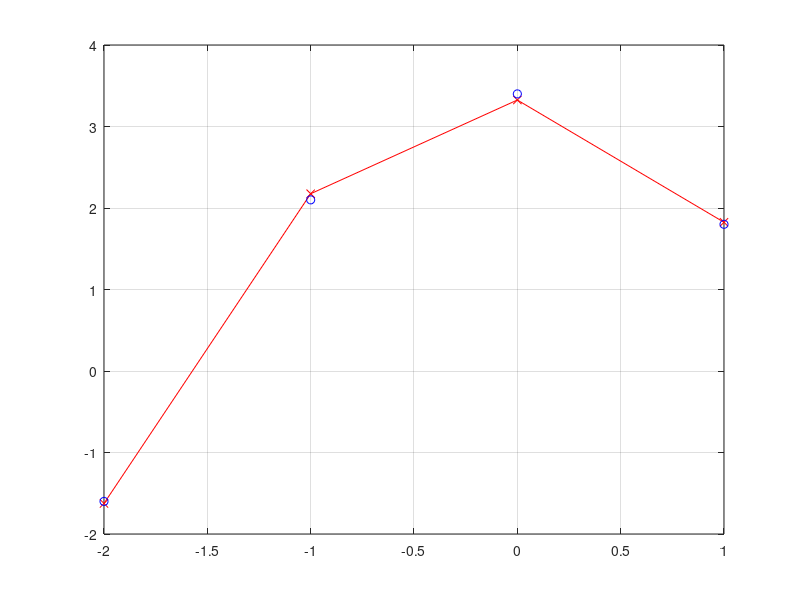

MATLAB code for this plot:
% Federicw1o Alvarez
% MATH 511 - Fall 2022
% Mid-Term 2 Practice
%   page 253: 3, 4, 6, 7, 8
%   page 260: 3, 4, 5, 6, 7

clear 
close all
clc

fprintf("Ex 6 page 260.\n")

% Given
t = [-2 -1  0  1]';
d = [-1.6 2.1 3.4 1.8]';

[tr, tc] = size(t)
A = ones(tr, 3)
A(:,2) = t
A(:,3) = t.^2
b = d;

x0 = [A'*A A'*b]
x0 = rref(x0)
y = (x0(1,4) + x0(2,4)*t + x0(3,4)*(t.^2))

plot(t, y, 'rx-')
hold on
scatter(t, d, 'b')
grid on 